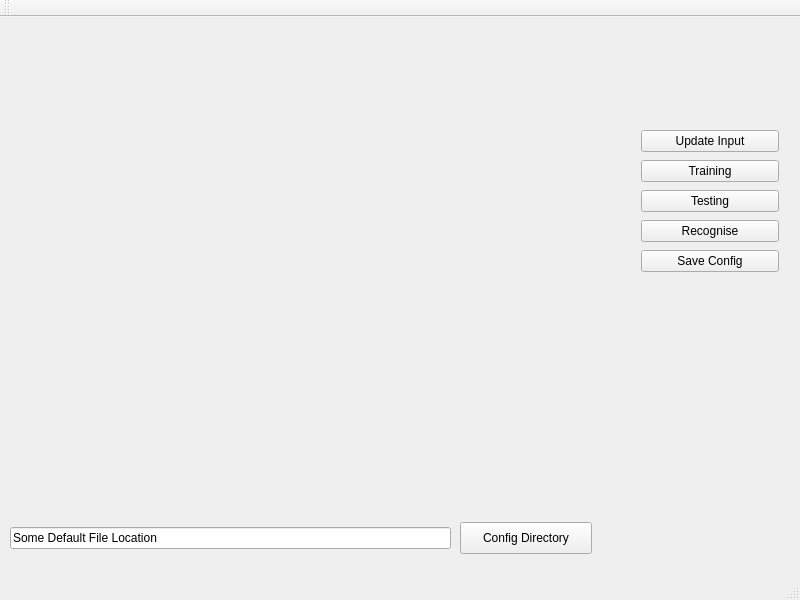
<?xml version="1.0" encoding="UTF-8"?>
<ui version="4.0">
 <class>MainWindow</class>
 <widget class="QMainWindow" name="MainWindow">
  <property name="geometry">
   <rect>
    <x>0</x>
    <y>0</y>
    <width>800</width>
    <height>600</height>
   </rect>
  </property>
  <property name="windowTitle">
   <string>libface Example</string>
  </property>
  <widget class="QWidget" name="centralWidget">
   <widget class="QLineEdit" name="configLocation">
    <property name="geometry">
     <rect>
      <x>10</x>
      <y>510</y>
      <width>441</width>
      <height>22</height>
     </rect>
    </property>
    <property name="text">
     <string>Some Default File Location</string>
    </property>
   </widget>
   <widget class="QPushButton" name="openConfigBtn">
    <property name="geometry">
     <rect>
      <x>460</x>
      <y>505</y>
      <width>132</width>
      <height>32</height>
     </rect>
    </property>
    <property name="text">
     <string>Config Directory</string>
    </property>
   </widget>
   <widget class="QWidget" name="verticalLayoutWidget">
    <property name="geometry">
     <rect>
      <x>630</x>
      <y>100</y>
      <width>160</width>
      <height>168</height>
     </rect>
    </property>
    <layout class="QVBoxLayout" name="verticalLayout">
     <item>
      <widget class="QPushButton" name="updateDatabaseBtn">
       <property name="text">
        <string>Update Input</string>
       </property>
      </widget>
     </item>
     <item>
      <widget class="QPushButton" name="openImageBtn">
       <property name="text">
        <string>Training</string>
       </property>
      </widget>
     </item>
     <item>
      <widget class="QPushButton" name="detectFacesBtn">
       <property name="text">
        <string>Testing</string>
       </property>
      </widget>
     </item>
     <item>
      <widget class="QPushButton" name="recogniseBtn">
       <property name="text">
        <string>Recognise</string>
       </property>
      </widget>
     </item>
     <item>
      <widget class="QPushButton" name="saveConfigBtn">
       <property name="text">
        <string>Save Config</string>
       </property>
      </widget>
     </item>
    </layout>
   </widget>
   <widget class="QWidget" name="widget" native="true">
    <property name="geometry">
     <rect>
      <x>0</x>
      <y>0</y>
      <width>621</width>
      <height>501</height>
     </rect>
    </property>
   </widget>
  </widget>
  <widget class="QMenuBar" name="menuBar">
   <property name="geometry">
    <rect>
     <x>0</x>
     <y>0</y>
     <width>800</width>
     <height>25</height>
    </rect>
   </property>
  </widget>
  <widget class="QToolBar" name="mainToolBar">
   <attribute name="toolBarArea">
    <enum>TopToolBarArea</enum>
   </attribute>
   <attribute name="toolBarBreak">
    <bool>false</bool>
   </attribute>
  </widget>
  <widget class="QStatusBar" name="statusBar"/>
 </widget>
 <layoutdefault spacing="6" margin="11"/>
 <resources/>
 <connections/>
</ui>
